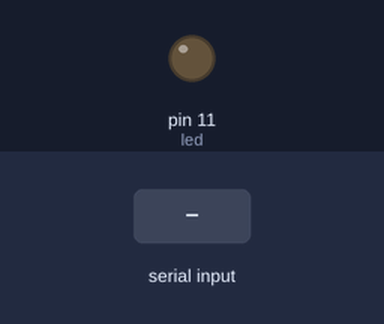
The sketch below on a simulated Arduino Uno, built with avr-gcc and run on an emulated ATmega328P. On the bench: output pins drawn as LEDs (lit = HIGH). Inputs (shaded band) come from the test bench. What the sketch prints to the serial monitor is not drawn.

Above: at 1.2 s.
1.3 s: "Y" received over Serial
At 1.9 s:
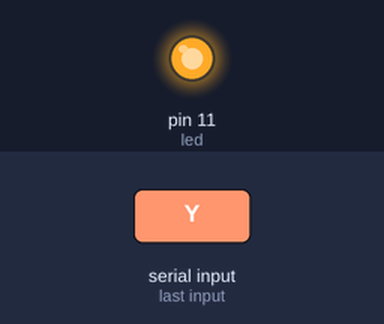
2.8 s: "N" received over Serial
At 4.2 s:
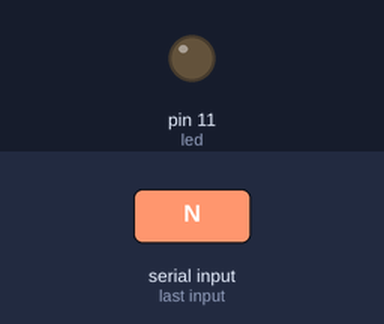
Timing chart, 0 to 5.8 s (numbered marks = the images above; inputs shaded):
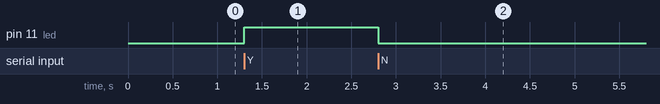

Measured:
- after the input at 1.3 s, pin 11 (led): LOW → HIGH at once
- after the input at 2.8 s, pin 11 (led): HIGH → LOW at once

The sketch:

user_input_led_on_off.ino
```cpp
int led = 11;
char input;
void setup() {
  // put your setup code here, to run once:
  Serial.begin(9600);
  pinMode(led, OUTPUT);
  Serial.print("Press Y to turn on the LED \n Press N to turn off LED");
}

void loop() {
  // put your main code here, to run repeatedly:
  input = Serial.read();
  if(input == 'Y'){
    digitalWrite(led, HIGH);
  }
  if(input == 'N'){
    digitalWrite(led, LOW);
  }

}
```
